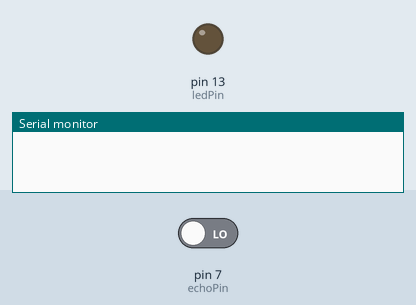
This sketch was run on a simulated Arduino Uno, built with avr-gcc and run on an emulated ATmega328P. Parts: output pins drawn as LEDs (lit = HIGH), the last lines printed to the serial monitor. The test bench sets the inputs (shaded band); at power-on: pin 7 (echoPin) LOW. Pins used as bus, display or sensor lines are not drawn.

Above: at 2.8 s.
2.9 s: pin 7 (echoPin) driven HIGH
At 4.2 s:
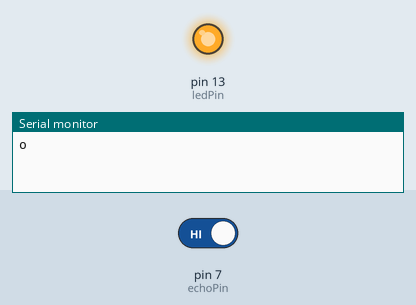
4.5 s: pin 7 (echoPin) driven LOW
At 5.7 s:
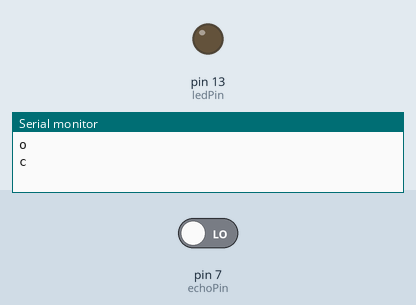
Timing chart, 0 to 7.5 s (numbered marks = the images above; inputs shaded):
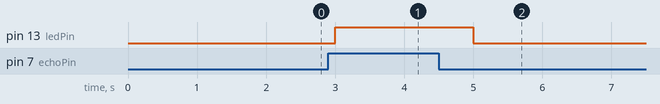

Measured:
- after the input at 2.9 s, pin 13 (ledPin): LOW → HIGH after 0.10 s
- after the input at 4.5 s, pin 13 (ledPin): HIGH → LOW after 0.50 s

The sketch:

my_sec.ino
```cpp
#define echoPin 7 // Echo Pin
#define trigPin 8 // Trigger Pin
#define ledPin 13 // Onboard LED

#define OPEN_STATE  1 // open circle not close to ground
#define CLOSE_STATE 0 // close, circle close to ground

int state = CLOSE_STATE;

void setup() {
 Serial.begin (9600);
 pinMode(trigPin, OUTPUT);
 pinMode(echoPin, INPUT);
 pinMode(ledPin, OUTPUT); // Use LED indicator (if required)
}

void loop() {
/* The following trigPin/echoPin cycle is used to determine the
 distance of the nearest object by bouncing soundwaves off of it. */
 digitalWrite(trigPin, HIGH);
 int currentState = digitalRead( echoPin );
 if ( currentState != state ) {
    state = currentState;
    if ( state == OPEN_STATE ){
      Serial.println( "o" );
      digitalWrite(ledPin, HIGH);
    } else {
      Serial.println( "c");
      digitalWrite(ledPin, LOW);
    }
 }

 delay(1000);//Delay 1s before next reading.
}
```
